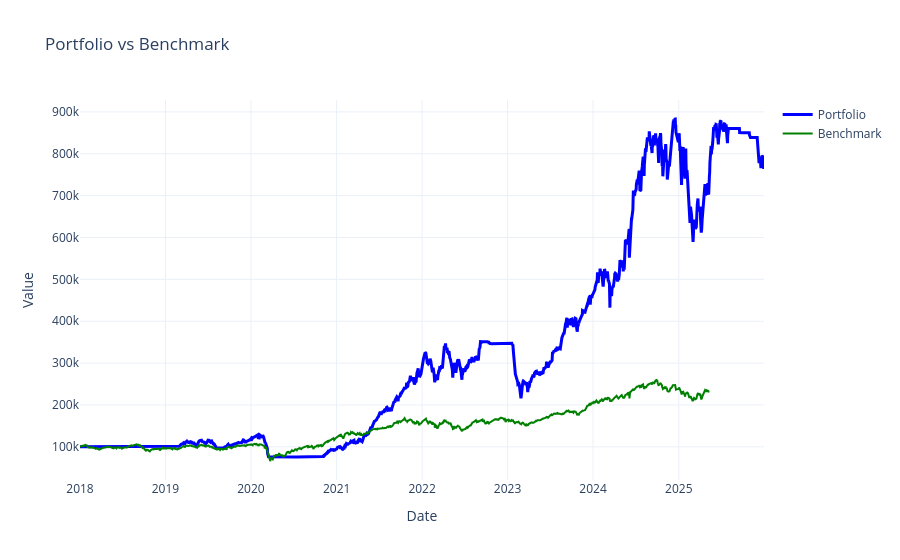

Notebook source saved alongside this figure:
### Code cell
import plotly.graph_objects as go
import plotly.io as pio
benchmark_df = pd.read_csv('src/benchmark.csv', index_col=0, parse_dates=True)
benchmark_df=benchmark_df[TRADING_START_DATE:END_DATE]#HERE ALSO IF UPDATED DATE IN "backtest()"
no_of_stocks = 100000 / benchmark_df['close'].iloc[0]
benchmark_df['close'] = benchmark_df['close'] * no_of_stocks
stats_eq = pf.stats()
eq_curve = pf.value()
eq_curve=eq_curve[TRADING_START_DATE:END_DATE]
fig = go.Figure()

fig.add_trace(go.Scatter(
    x=eq_curve.index,
    y=eq_curve.values,
    mode='lines',
    name='Portfolio',
    line=dict(color='blue', width=3)
))
fig.add_trace(go.Scatter(
    x=benchmark_df.index,
    y=benchmark_df.iloc[:, 0],  # assumes benchmark is in first column
    mode='lines',
    name='Benchmark',
    line=dict(color='green', width=2)
))
fig.update_layout(
    title='Portfolio vs Benchmark',
    xaxis_title='Date',
    yaxis_title='Value',
    template='plotly_white'
)

fig.show()

### Figure 1 — Plotly figure (JSON) as saved in the notebook; plotly's stock layout.template omitted (floating-point values rounded to 4 significant figures; data arrays with more than 128 entries replaced by an {"elided": "..."} marker saying what was removed)
{"data": [{"line": {"color": "blue", "width": 3}, "mode": "lines", "name": "Portfolio", "type": "scatter", "x": {"elided": "1983 str values"}, "y": {"elided": "1983 float values"}}, {"line": {"color": "green", "width": 2}, "mode": "lines", "name": "Benchmark", "type": "scatter", "x": {"elided": "1820 str values"}, "y": {"elided": "1820 float values"}}], "layout": {"title": {"text": "Portfolio vs Benchmark"}, "xaxis": {"title": {"text": "Date"}}, "yaxis": {"title": {"text": "Value"}}}}
